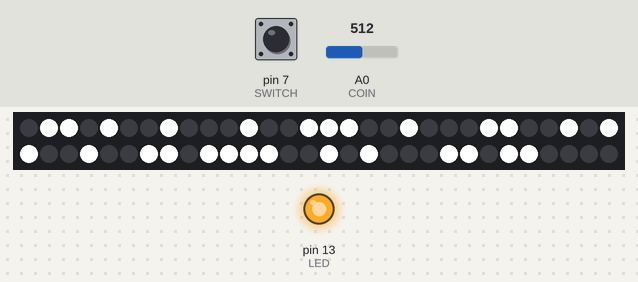
This sketch was run on a simulated Arduino Uno, built with avr-gcc and run on an emulated ATmega328P. On the bench: 60 RGB LEDs in strip order, left to right, continuing on the next row, output pins drawn as LEDs (lit = HIGH). Dashed ring = blinking. Inputs (shaded band) come from the test bench; at power-on: pin 7 (SWITCH) LOW, A0 (COIN) = 512. Random numbers use the default seed unless the sketch sets one; what the sketch prints to the serial monitor is not drawn.

Above: at 2.43 s.
3.3 s: pin 7 (SWITCH) pulled HIGH for 1 s
At 3.65 s:
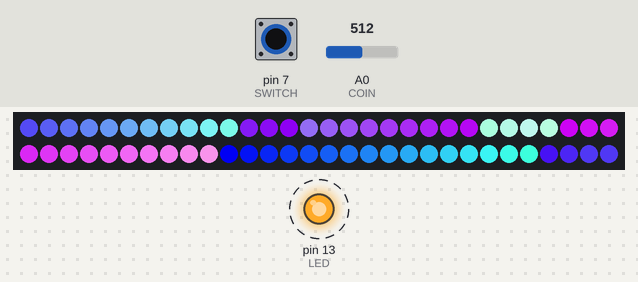
4.9 s: A0 (COIN) set to 716
At 5.03 s:
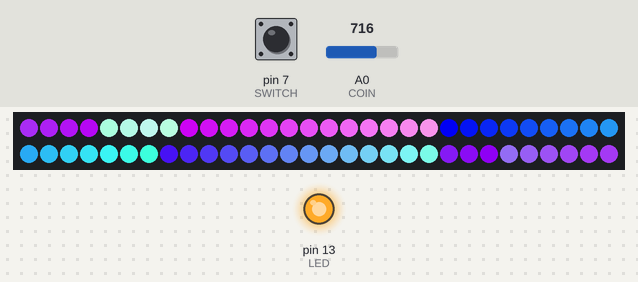
6.7 s: A0 (COIN) set to 900
At 6.85 s:
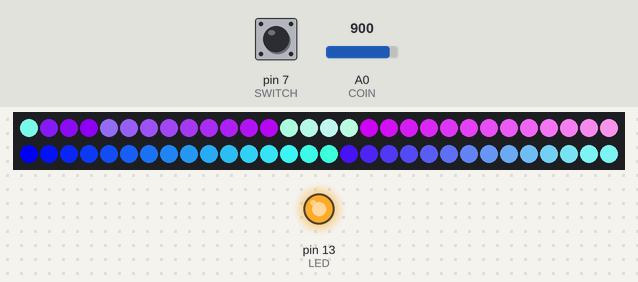
8.5 s: pin 7 (SWITCH) pulled HIGH for 0.15 s
At 8.69 s:
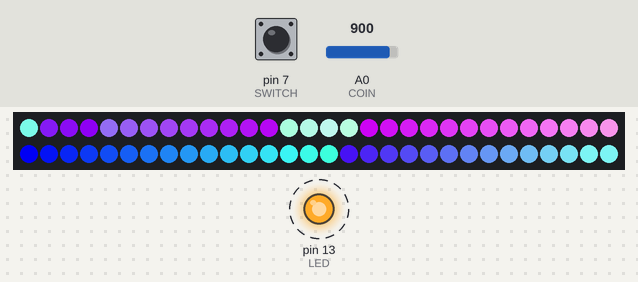
9.2 s: A0 (COIN) set to 1023
At 9.34 s:
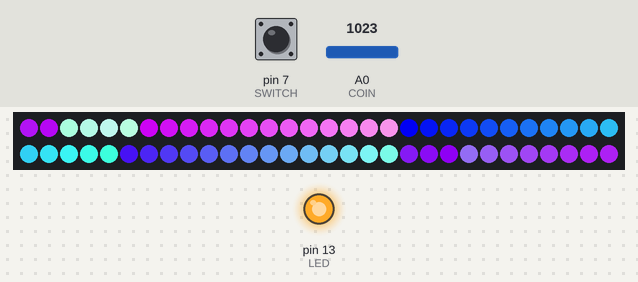
Timing chart, 0 to 12.0 s (numbered marks = the images above; inputs shaded):
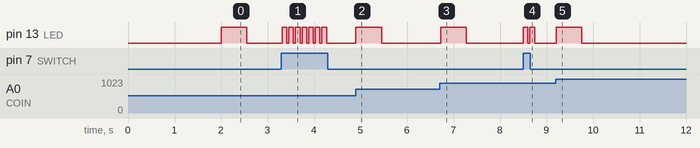

Measured:
- after the input at 3.3 s, pin 13 (LED): alternates HIGH for 0.10 s and LOW for 0.04 s, 14 changes in all, then stays LOW, starting at once
- after the input at 4.9 s, pin 13 (LED): LOW → HIGH at once, → LOW 0.55 s later
- after the input at 6.7 s, pin 13 (LED): LOW → HIGH at once, → LOW 0.55 s later
- after the input at 8.5 s, pin 13 (LED): alternates HIGH for 0.10 s and LOW for 0.04 s, 4 changes in all, then stays LOW, starting at once
- after the input at 9.2 s, pin 13 (LED): LOW → HIGH at once, → LOW 0.55 s later

The sketch:

midi_control_leds_3.ino
```cpp
/**
@brief

 */

#include <PololuLedStrip.h>

#define LED_COUNT 60

#define CONTROL_CHANGE  0xB0
#define CC  CONTROL_CHANGE
#define NOTE_ON  0x90
#define NOTE_OFF  0x80
#define BPM  0xC0

#define SWITCH  7
#define COIN 0
#define LED 13

#define NUM_TRACKS  7

#define AMBIENT  0
#define TRACK  1
#define TRACK_INTERRUPT  2


int track[NUM_TRACKS];
unsigned long times[NUM_TRACKS];
unsigned long init_time;
int threshold;
int state = 0;
int song_index = 0;

PololuLedStrip<12> ledStrip;
rgb_color colors[LED_COUNT];
rgb_color color;
rgb_color ray;

/**
 \brief Each time Switch is on send a MIDI msg for playing the next track
*/
void config_midi() {
  for( unsigned int i = 0; i < NUM_TRACKS; i++ ) {
    while( !test_switch() )
      play_track( i );
    delay(1000);
  }
}


void test_tracks() {
  for( unsigned int i = 0; i < NUM_TRACKS; i++ ) {
    play_track( i );
    delay(3000);
  }
}

void setup() {
  //  Set MIDI baud rate:
  Serial.begin(31250);

  pinMode( SWITCH, INPUT );
  pinMode( LED, OUTPUT );

  times[0] = 1000;  /* duration of track_ambiente. No se usa */
  times[1] = 149000;  /* duration of track-1 : 2m29s */
  times[2] = 88000;  /* duration of track-2 : 1m28s */
  times[3] = 121000;  /* duration of track-3 : 2m01s */
  times[4] = 127000;  /* duration of track-4 : 2m07s */
  times[5] = 115000;  /* duration of track-5 : 1m55s */
  times[6] = 102000;  /* duration of track-6 : 1m42s  */
  for( unsigned int i = 0; i < NUM_TRACKS; i++ ) {
    track[i] = (i + 1) * 10;
//    times[i] = (i + 1) * 1000;
  }

  init_colors();

  ray.red = 0;
  ray.green = 0;
  ray.blue = 0;


  state = AMBIENT;

    delay(1000);
    Serial.print( "state = " ); Serial.print( state );
    Serial.println( "  Playing track 0" );

    play_track( 0 );
//    test_tracks();
    delay(1000);

//  config_midi();
//    while(1);
}

boolean switch_on = false;
boolean coin_in = false;

int Ar = 248 / LED_COUNT;
int Ag = 84 / LED_COUNT;
int Ab = 220 / LED_COUNT;


void loop() {

    switch_on = test_switch();
    coin_in = new_coin_handle();

    if( (state == AMBIENT) & ( switch_on | coin_in ) ) {
//    if( (state == AMBIENT) & switch_on  ) {
//    if( (state == AMBIENT) & coin_in  ) {
      state = TRACK;
      play_track( 0 );
      init_time = millis();
      switch_on = false;
      coin_in = false;

    } else if( (state == TRACK) & test_time() ) {
      state = AMBIENT;
      song_index ++;
      if( song_index >= NUM_TRACKS ) song_index = 1;
      play_track( song_index );
    }

    // Write the colors to the LED strip.
    ledStrip.write(colors, LED_COUNT);
    shift_colors();

    delay(40);
}

boolean test_switch() {
  if( digitalRead( SWITCH ) ) {
    digitalWrite( LED, HIGH );
    delay(100);
    digitalWrite( LED, LOW );
    return true;
  }
  else
     return false;
}

int valOld = 0;

boolean new_coin_handle() {
  int val = analogRead( COIN );
//  unsigned int thres = analogRead( A4 );
//  threshold = thres / 32;
  threshold = 20;

  if( abs( val - valOld) >= threshold ) {
    digitalWrite( LED, HIGH );
    /**/
    for( unsigned int i = 0; i < 20; i++ ) {
      set_ray();
      ledStrip.write(colors, LED_COUNT);
      delay(20);
    }
   /* */
//    delay(1000);
    digitalWrite( LED, LOW );
    init_colors();
    ledStrip.write(colors, LED_COUNT);
    valOld = analogRead( COIN );
    return true;
  }
  valOld = val;
  return false;
}

void shift_colors() {
  colors[LED_COUNT-1] = colors[0];
  for(uint16_t i = 0; i < (LED_COUNT-1); i++)  {
    colors[i] = colors[i+1];
  }
}

void set_ray() {

  for(uint16_t i = 0; i < LED_COUNT; i++)  {
    if(random(2))
      colors[i] = ray;
    else
      colors[i] = (rgb_color){255, 255, 255 };
  }
}

void init_colors() {
  for(uint16_t i = 0; i < LED_COUNT; i++)  {
    color.red = Ar * i;
    if(i < LED_COUNT/2)
        color.green = 255* 4 * i / LED_COUNT;
      else if( i < (LED_COUNT * 3 / 4))
        color.green = - 255 * 8 * i / (3 * LED_COUNT) + 255;
      else if( i < LED_COUNT )
        color.green = 84 * 8 * i / LED_COUNT;

    color.blue = 220;
    colors[i] = color;
  }
}

boolean test_time() {
   if( ( millis() - init_time ) > times[song_index] ) return true;
   else return false;
}


void play_track( unsigned int id ) {
    Serial.write( 1 );
    Serial.write( NOTE_ON );
    Serial.write( track[id] );
}


// Converts a color from HSV to RGB.
// h is hue, as a number between 0 and 360.
// s is the saturation, as a number between 0 and 255.
// v is the value, as a number between 0 and 255.
rgb_color hsvToRgb(uint16_t h, uint8_t s, uint8_t v)
{
    uint8_t f = (h % 60) * 255 / 60;
    uint8_t p = (255 - s) * (uint16_t)v / 255;
    uint8_t q = (255 - f * (uint16_t)s / 255) * (uint16_t)v / 255;
    uint8_t t = (255 - (255 - f) * (uint16_t)s / 255) * (uint16_t)v / 255;
    uint8_t r = 0, g = 0, b = 0;
    switch((h / 60) % 6){
        case 0: r = v; g = t; b = p; break;
        case 1: r = q; g = v; b = p; break;
        case 2: r = p; g = v; b = t; break;
        case 3: r = p; g = q; b = v; break;
        case 4: r = t; g = p; b = v; break;
        case 5: r = v; g = p; b = q; break;
    }
    return (rgb_color){r, g, b};
}
```
